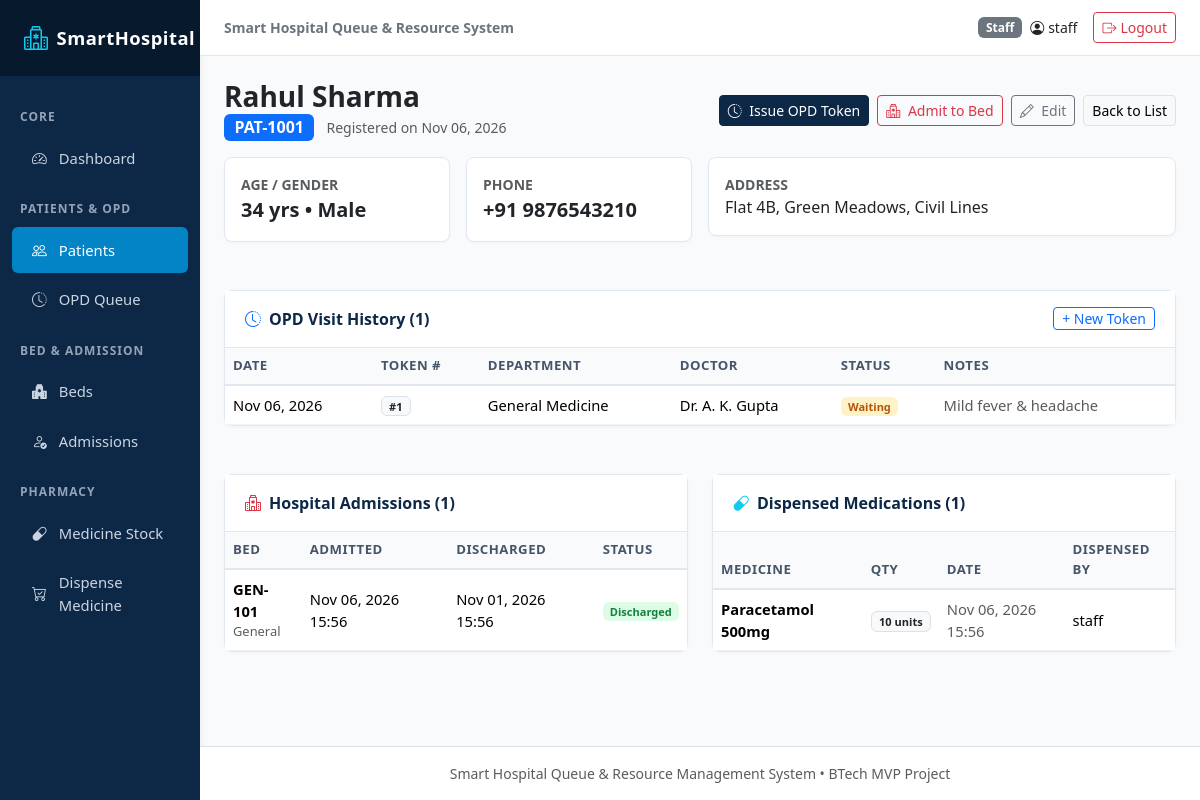
/patients/1/ (signed in), run on the app's committed database.
### hospital/models.py (models this page shows, shortened)
class Patient(models.Model):
    GENDER_CHOICES = [
        ('Male', 'Male'),
        ('Female', 'Female'),
        ('Other', 'Other'),
    ]
    patient_id = models.CharField(max_length=20, unique=True, blank=True)
    name = models.CharField(max_length=150)
    age = models.PositiveIntegerField()
    gender = models.CharField(max_length=10, choices=GENDER_CHOICES)
    phone = models.CharField(max_length=20)
    address = models.TextField()
    registration_date = models.DateTimeField(auto_now_add=True)
    class Meta:
        ordering = ['-registration_date']

class OPDToken(models.Model):
    STATUS_CHOICES = [
        ('Waiting', 'Waiting'),
        ('In Progress', 'In Progress'),
        ('Completed', 'Completed'),
        ('Cancelled', 'Cancelled'),
    ]
    patient = models.ForeignKey(Patient, on_delete=models.CASCADE, related_name='opd_tokens')
    department = models.ForeignKey(Department, on_delete=models.CASCADE, related_name='opd_tokens')
    token_number = models.PositiveIntegerField()
    date = models.DateField(default=timezone.localdate)
    registration_time = models.DateTimeField(auto_now_add=True)
    status = models.CharField(max_length=20, choices=STATUS_CHOICES, default='Waiting')
    doctor_name = models.CharField(max_length=100, blank=True, default='')
    notes = models.TextField(blank=True, default='')
    class Meta:
        ordering = ['date', 'token_number']
        unique_together = ('department', 'date', 'token_number')

class Department(models.Model):
    name = models.CharField(max_length=100, unique=True)
    description = models.TextField(blank=True, default='')
    class Meta:
        ordering = ['name']

class Admission(models.Model):
    STATUS_CHOICES = [
        ('Admitted', 'Admitted'),
        ('Discharged', 'Discharged'),
    ]
    patient = models.ForeignKey(Patient, on_delete=models.CASCADE, related_name='admissions')
    bed = models.ForeignKey(Bed, on_delete=models.CASCADE, related_name='admissions')
    admission_date = models.DateTimeField(auto_now_add=True)
    discharge_date = models.DateTimeField(null=True, blank=True)
    reason = models.TextField()
    status = models.CharField(max_length=20, choices=STATUS_CHOICES, default='Admitted')
    class Meta:
        ordering = ['-admission_date']

class Bed(models.Model):
    CATEGORY_CHOICES = [
        ('General', 'General'),
        ('ICU', 'ICU'),
        ('Emergency', 'Emergency'),
        ('Private', 'Private'),
    ]
    STATUS_CHOICES = [
        ('Available', 'Available'),
        ('Occupied', 'Occupied'),
    ]
    bed_number = models.CharField(max_length=30, unique=True)
    category = models.CharField(max_length=20, choices=CATEGORY_CHOICES, default='General')
    status = models.CharField(max_length=20, choices=STATUS_CHOICES, default='Available')
    daily_charge = models.DecimalField(max_digits=10, decimal_places=2, default=0.00)
    notes = models.TextField(blank=True, default='')
    class Meta:
        ordering = ['bed_number']

class Dispensing(models.Model):
    medicine = models.ForeignKey(Medicine, on_delete=models.CASCADE, related_name='dispensings')
    patient = models.ForeignKey(Patient, on_delete=models.SET_NULL, null=True, blank=True, related_name='dispensings')
    quantity = models.PositiveIntegerField()
    dispensed_date = models.DateTimeField(auto_now_add=True)
    dispensed_by = models.ForeignKey(User, on_delete=models.SET_NULL, null=True, blank=True)
    notes = models.TextField(blank=True, default='')
    class Meta:
        ordering = ['-dispensed_date']

class Medicine(models.Model):
    name = models.CharField(max_length=150, unique=True)
    category = models.CharField(max_length=50)
    quantity = models.PositiveIntegerField(default=0)
    price = models.DecimalField(max_digits=10, decimal_places=2)
    expiry_date = models.DateField()
    minimum_stock = models.PositiveIntegerField(default=10)
    class Meta:
        ordering = ['name']

### hospital/views.py (the view)
# urls.py: path('patients/<int:pk>/', views.patient_detail, name='patient_detail'),
@login_required
def patient_detail(request, pk):
    patient = get_object_or_404(Patient, pk=pk)
    opd_history = patient.opd_tokens.select_related('department').order_by('-date', '-token_number')
    admissions_history = patient.admissions.select_related('bed').order_by('-admission_date')
    dispensed_history = patient.dispensings.select_related('medicine').order_by('-dispensed_date')
    context = {
        'patient': patient,
        'opd_history': opd_history,
        'admissions_history': admissions_history,
        'dispensed_history': dispensed_history,
    }
    return render(request, 'patients/detail.html', context)

### templates/patients/detail.html (shortened to what this page needs)
{% extends 'base.html' %}
{% block content %}
<div class="d-flex justify-content-between align-items-center mb-3 flex-wrap gap-2">
  <div>
    <h3 class="fw-bold text-dark mb-0">{{ patient.name }}</h3>
    <span class="badge bg-primary fs-6">{{ patient.patient_id }}</span>
    <span class="text-muted small ms-2">Registered on {{ patient.registration_date|date:"M d, Y" }}</span>
  </div>
  <div class="d-flex gap-2">
    <a href="{% url 'opd_register' %}?patient={{ patient.pk }}" class="btn btn-sm btn-navy">
      <i class="bi bi-clock-history me-1"></i> Issue OPD Token
    </a>
    <a href="{% url 'admission_create' %}?patient={{ patient.pk }}" class="btn btn-sm btn-outline-danger">
      <i class="bi bi-hospital me-1"></i> Admit to Bed
    </a>
    <a href="{% url 'patient_edit' patient.pk %}" class="btn btn-sm btn-outline-secondary">
      <i class="bi bi-pencil me-1"></i> Edit
    </a>
    <a href="{% url 'patient_list' %}" class="btn btn-sm btn-light border">
      Back to List
    </a>
  </div>
</div>
<div class="row g-3 mb-4">
  <div class="col-md-3 col-sm-6">
    <div class="card-clean p-3">
      <div class="text-muted small text-uppercase fw-semibold">Age / Gender</div>
      <div class="fs-5 fw-bold text-dark">{{ patient.age }} yrs &bull; {{ patient.gender }}</div>
    </div>
  </div>
  <div class="col-md-3 col-sm-6">
    <div class="card-clean p-3">
      <div class="text-muted small text-uppercase fw-semibold">Phone</div>
      <div class="fs-5 fw-bold text-dark">{{ patient.phone }}</div>
    </div>
  </div>
  <div class="col-md-6">
    <div class="card-clean p-3">
      <div class="text-muted small text-uppercase fw-semibold">Address</div>
      <div class="fs-6 fw-medium text-dark">{{ patient.address }}</div>
    </div>
  </div>
</div>
<div class="row g-4">
  <div class="col-12">
    <div class="card-clean">
      <div class="card-header d-flex justify-content-between align-items-center">
        <span><i class="bi bi-clock-history me-2 text-primary"></i>OPD Visit History ({{ opd_history.count }})</span>
        <a href="{% url 'opd_register' %}?patient={{ patient.pk }}" class="btn btn-sm btn-outline-primary py-0 px-2">+ New Token</a>
      </div>
      <div class="table-responsive">
        <table class="table table-clean align-middle mb-0">
          <thead>
            <tr>
              <th>Date</th>
              <th>Token #</th>
              <th>Department</th>
              <th>Doctor</th>
              <th>Status</th>
              <th>Notes</th>
            </tr>
          </thead>
          <tbody>
            {% for token in opd_history %}
              <tr>
                <td>{{ token.date|date:"M d, Y" }}</td>
                <td><span class="badge bg-light text-dark border">#{{ token.token_number }}</span></td>
                <td>{{ token.department.name }}</td>
                <td>{{ token.doctor_name|default:"General OPD" }}</td>
                <td>
                  {% if token.status == 'Waiting' %}
                    <span class="badge badge-waiting">Waiting</span>
                  {% elif token.status == 'In Progress' %}
                    <span class="badge badge-inprogress">In Progress</span>
                  {% elif token.status == 'Completed' %}
                    <span class="badge badge-completed">Completed</span>
                  {% else %}
                    <span class="badge badge-cancelled">Cancelled</span>
                  {% endif %}
                </td>
                <td class="small text-muted">{{ token.notes|default:"-" }}</td>
              </tr>
            {% empty %}
              <tr>
                <td colspan="6" class="text-center py-3 text-muted">No OPD visits recorded for this patient.</td>
              </tr>
            {% endfor %}
          </tbody>
        </table>
      </div>
    </div>
  </div>
  <div class="col-lg-6">
    <div class="card-clean">
      <div class="card-header d-flex justify-content-between align-items-center">
        <span><i class="bi bi-hospital me-2 text-danger"></i>Hospital Admissions ({{ admissions_history.count }})</span>
      </div>
      <div class="table-responsive">
        <table class="table table-clean align-middle mb-0">
          <thead>
            <tr>
              <th>Bed</th>
              <th>Admitted</th>
              <th>Discharged</th>
              <th>Status</th>
            </tr>
          </thead>
          <tbody>
            {% for adm in admissions_history %}
              <tr>
                <td>
                  <strong>{{ adm.bed.bed_number }}</strong>
                  <div class="small text-muted">{{ adm.bed.category }}</div>
                </td>
                <td class="small">{{ adm.admission_date|date:"M d, Y H:i" }}</td>
                <td class="small">
                  {% if adm.discharge_date %}
                    {{ adm.discharge_date|date:"M d, Y H:i" }}
                  {% else %}
                    <span class="text-danger fw-semibold">Still Admitted</span>
                  {% endif %}
                </td>
                <td>
                  {% if adm.status == 'Admitted' %}
                    <span class="badge badge-occupied">Admitted</span>
                  {% else %}
                    <span class="badge badge-available">Discharged</span>
                  {% endif %}
                </td>
              </tr>
            {% empty %}
              <tr>
                <td colspan="4" class="text-center py-3 text-muted">No admission records found.</td>
              </tr>
            {% endfor %}
          </tbody>
        </table>
      </div>
    </div>
  </div>
  <div class="col-lg-6">
    <div class="card-clean">
      <div class="card-header d-flex justify-content-between align-items-center">
        <span><i class="bi bi-capsule me-2 text-info"></i>Dispensed Medications ({{ dispensed_history.count }})</span>
      </div>
      <div class="table-responsive">
        <table class="table table-clean align-middle mb-0">
          <thead>
            <tr>
              <th>Medicine</th>
              <th>Qty</th>
              <th>Date</th>
              <th>Dispensed By</th>
            </tr>
          </thead>
          <tbody>
            {% for item in dispensed_history %}
              <tr>
                <td><strong>{{ item.medicine.name }}</strong></td>
                <td><span class="badge bg-light text-dark border">{{ item.quantity }} units</span></td>
                <td class="small text-muted">{{ item.dispensed_date|date:"M d, Y H:i" }}</td>
                <td class="small">{{ item.dispensed_by.username|default:"Staff" }}</td>
              </tr>
            {% empty %}
              <tr>
                <td colspan="4" class="text-center py-3 text-muted">No medicines dispensed to this patient yet.</td>
              </tr>
            {% endfor %}
          </tbody>
        </table>
      </div>
    </div>
  </div>
</div>
{% endblock %}

### templates/base.html (shortened to what this page needs)
{% load static %}
<!DOCTYPE html>
<html lang="en">
<head>
  <link href="https://cdn.jsdelivr.net/npm/bootstrap@5.3.3/dist/css/bootstrap.min.css" rel="stylesheet">
  <link href="https://cdn.jsdelivr.net/npm/bootstrap-icons@1.11.3/font/bootstrap-icons.min.css" rel="stylesheet">
  <link rel="stylesheet" href="{% static 'css/custom.css' %}">
</head>
<body>
<div class="container-fluid p-0">
  <div class="row g-0">
    <nav class="col-lg-2 col-md-3 d-none d-md-block sidebar">
      <div class="brand d-flex align-items-center gap-2">
        <i class="bi bi-hospital fs-4 text-info"></i>
        <span>SmartHospital</span>
      </div>
      <div class="py-3">
        <div class="nav-heading">Core</div>
        <a href="{% url 'dashboard' %}" class="nav-link {% if request.resolver_match.url_name == 'dashboard' %}active{% endif %}">
          <i class="bi bi-speedometer2"></i>
          <span>Dashboard</span>
        </a>
        <div class="nav-heading">Patients & OPD</div>
        <a href="{% url 'patient_list' %}" class="nav-link {% if 'patient' in request.resolver_match.url_name %}active{% endif %}">
          <i class="bi bi-people"></i>
          <span>Patients</span>
        </a>
        <a href="{% url 'opd_queue' %}" class="nav-link {% if 'opd' in request.resolver_match.url_name %}active{% endif %}">
          <i class="bi bi-clock-history"></i>
          <span>OPD Queue</span>
        </a>
        <div class="nav-heading">Bed & Admission</div>
        <a href="{% url 'bed_list' %}" class="nav-link {% if 'bed' in request.resolver_match.url_name %}active{% endif %}">
          <i class="bi bi-hospital-fill"></i>
          <span>Beds</span>
        </a>
        <a href="{% url 'admission_list' %}" class="nav-link {% if 'admission' in request.resolver_match.url_name %}active{% endif %}">
          <i class="bi bi-person-check"></i>
          <span>Admissions</span>
        </a>
        <div class="nav-heading">Pharmacy</div>
        <a href="{% url 'medicine_list' %}" class="nav-link {% if request.resolver_match.url_name in 'medicine_list medicine_add medicine_edit' %}active{% endif %}">
          <i class="bi bi-capsule"></i>
          <span>Medicine Stock</span>
        </a>
        <a href="{% url 'medicine_dispense' %}" class="nav-link {% if request.resolver_match.url_name == 'medicine_dispense' %}active{% endif %}">
          <i class="bi bi-cart-check"></i>
          <span>Dispense Medicine</span>
        </a>
      </div>
    </nav>
    <div class="col-lg-10 col-md-9 main-content">
      <header class="top-navbar d-flex justify-content-between align-items-center">
        <div class="d-flex align-items-center gap-3">
          <span class="fw-semibold text-secondary small d-none d-sm-inline">Smart Hospital Queue & Resource System</span>
        </div>
        <div class="d-flex align-items-center gap-3">
          {% if user.is_authenticated %}
            <div class="d-flex align-items-center gap-2">
              <span class="badge {% if user.is_superuser %}bg-primary{% else %}bg-secondary{% endif %}">
                {% if user.is_superuser %}Admin{% else %}Staff{% endif %}
              </span>
              <span class="fw-medium text-dark small"><i class="bi bi-person-circle me-1"></i>{{ user.username }}</span>
            </div>
            <a href="{% url 'logout' %}" class="btn btn-sm btn-outline-danger d-flex align-items-center gap-1">
              <i class="bi bi-box-arrow-right"></i>
              <span class="d-none d-sm-inline">Logout</span>
            </a>
          {% endif %}
        </div>
      </header>
      <main class="content-body">
        {% block content %}{% endblock %}
      </main>
      <footer class="text-center py-3 text-muted small border-top bg-white mt-auto">
        Smart Hospital Queue & Resource Management System &bull; BTech MVP Project
      </footer>
    </div>
  </div>
</div>
</body>
</html>

### data on the page
Patient: name "Rahul Sharma", patient_id "PAT-1001", registration_date "Nov 06, 2026", age "34", gender "Male", phone "+91 9876543210", address "Flat 4B, Green Meadows, Civil Lines"
OPDToken: date "Nov 06, 2026", token_number "1", department.name "General Medicine", doctor_name "Dr. A. K. Gupta", status "Waiting", notes "Mild fever & headache"
Admission: bed.bed_number "GEN-101", bed.category "General", admission_date "Nov 06, 2026 15:56", discharge_date "Nov 01, 2026 15:56", status "Discharged"
Dispensing: medicine.name "Paracetamol 500mg", quantity "10", dispensed_date "Nov 06, 2026 15:56", dispensed_by.username "staff"

### other printed values
{{ user.username }} "staff"
{{ opd_history.count }} "1"
{{ admissions_history.count }} "1"
{{ dispensed_history.count }} "1"
